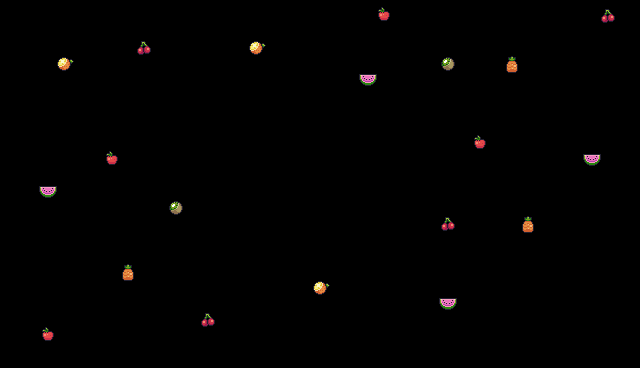

The image is a tile-based game level rendered from a .tmx file. Its description and complete source (layers, tilesets, objects, tile grids) follow:
An orthogonal 40x23 tile map with 16x16 px tiles, 1 tile layer (Tile Layer 1), 10 tilesets and 8 objects (Restart, LifeCharacter, Score, Lives, GameOver, ...).

<map version="1.10" tiledversion="1.10.1" orientation="orthogonal" renderorder="right-down" width="40" height="23" tilewidth="16" tileheight="16" infinite="0" nextlayerid="4" nextobjectid="15">
 <tileset firstgid="1" source="Text (White)2 (8x10).tsx" />
 <tileset firstgid="51" source="radish.tsx" />
 <tileset firstgid="57" source="Pineapple.tsx" />
 <tileset firstgid="125" source="Orange.tsx" />
 <tileset firstgid="193" source="coin.tsx" />
 <tileset firstgid="261" source="Cherries.tsx" />
 <tileset firstgid="329" source="Melon.tsx" />
 <tileset firstgid="397" source="Kiwi.tsx" />
 <tileset firstgid="465" source="End (Idle).tsx" />
 <tileset firstgid="466" source="Text (White).tsx" />
 <layer id="1" name="Tile Layer 1" width="40" height="23">
  <data encoding="csv">
0,0,0,0,0,0,0,0,0,0,0,0,0,0,0,0,0,0,0,0,0,0,0,193,194,0,0,0,0,0,0,0,0,0,0,0,0,261,262,0,
0,0,0,0,0,0,0,0,0,0,0,0,0,0,0,0,0,0,0,0,0,0,0,227,228,0,0,0,0,0,0,0,0,0,0,0,0,295,296,0,
0,0,0,0,0,0,0,0,261,262,0,0,0,0,0,125,126,0,0,0,0,0,0,0,0,0,0,0,0,0,0,0,0,0,0,0,0,0,0,0,
0,0,0,125,126,0,0,0,295,296,0,0,0,0,0,159,160,0,0,0,0,0,0,0,0,0,0,397,398,0,0,57,58,0,0,0,0,0,0,0,
0,0,0,159,160,0,0,0,0,0,0,0,0,0,0,0,0,0,0,0,0,0,329,330,0,0,0,431,432,0,0,91,92,0,0,0,0,0,0,0,
0,0,0,0,0,0,0,0,0,0,0,0,0,0,0,0,0,0,0,0,0,0,363,364,0,0,0,0,0,0,0,0,0,0,0,0,0,0,0,0,
0,0,0,0,0,0,0,0,0,0,0,0,0,0,0,0,0,0,0,0,0,0,0,0,0,0,0,0,0,0,0,0,0,0,0,0,0,0,0,0,
0,0,0,0,0,0,0,0,0,0,0,0,0,0,0,0,0,0,0,0,0,0,0,0,0,0,0,0,0,0,0,0,0,0,0,0,0,0,0,0,
0,0,0,0,0,0,0,0,0,0,0,0,0,0,0,0,0,0,0,0,0,0,0,0,0,0,0,0,0,193,194,0,0,0,0,0,0,0,0,0,
0,0,0,0,0,0,193,194,0,0,0,0,0,0,0,0,0,0,0,0,0,0,0,0,0,0,0,0,0,227,228,0,0,0,0,0,329,330,0,0,
0,0,0,0,0,0,227,228,0,0,0,0,0,0,0,0,0,0,0,0,0,0,0,0,0,0,0,0,0,0,0,0,0,0,0,0,363,364,0,0,
0,0,329,330,0,0,0,0,0,0,0,0,0,0,0,0,0,0,0,0,0,0,0,0,0,0,0,0,0,0,0,0,0,0,0,0,0,0,0,0,
0,0,363,364,0,0,0,0,0,0,397,398,0,0,0,0,0,0,0,0,0,0,0,0,0,0,0,0,0,0,0,0,0,0,0,0,0,0,0,0,
0,0,0,0,0,0,0,0,0,0,431,432,0,0,0,0,0,0,0,0,0,0,0,0,0,0,0,261,262,0,0,0,57,58,0,0,0,0,0,0,
0,0,0,0,0,0,0,0,0,0,0,0,0,0,0,0,0,0,0,0,0,0,0,0,0,0,0,295,296,0,0,0,91,92,0,0,0,0,0,0,
0,0,0,0,0,0,0,0,0,0,0,0,0,0,578,0,0,0,0,0,0,0,0,0,0,0,0,0,0,0,0,0,0,0,0,0,0,0,0,0,
0,0,0,0,0,0,0,57,58,0,0,0,0,0,0,0,0,0,0,0,0,0,0,0,0,0,0,0,0,0,0,0,0,0,0,0,0,0,0,0,
0,0,0,0,0,0,0,91,92,0,0,0,0,0,0,0,0,0,0,125,126,0,0,0,0,0,0,0,0,0,0,0,0,0,0,0,0,0,0,0,
0,0,0,0,0,0,0,0,0,0,0,0,0,0,0,0,0,0,0,159,160,0,0,0,0,0,0,329,330,0,0,0,0,0,0,0,0,0,0,0,
0,0,0,0,0,0,0,0,0,0,0,0,261,262,0,0,0,0,0,0,0,0,0,0,0,0,0,363,364,0,0,0,0,0,0,0,0,0,0,0,
0,0,193,194,0,0,0,0,0,0,0,0,295,296,0,0,0,0,0,0,0,0,0,0,0,0,0,0,0,0,0,0,0,0,0,0,0,0,0,0,
0,0,227,228,0,0,0,0,0,0,0,0,0,0,0,0,0,0,0,0,0,0,0,0,0,0,0,0,0,0,0,0,0,0,0,0,0,0,0,0,
0,0,0,0,0,0,0,0,0,0,0,0,0,0,0,0,0,0,0,0,0,0,0,0,0,0,0,0,0,0,0,0,0,0,0,0,0,0,0,0
</data>
 </layer>
 <objectgroup id="3" name="Spawn">
  <object id="7" type="Restart" x="299.735" y="163" />
  <object id="8" type="LifeCharacter" x="530" y="2" />
  <object id="9" type="Score" x="7.5" y="10" />
  <object id="11" type="Lives" x="578" y="16" />
  <object id="13" type="GameOver" x="310" y="145" />
  <object id="14" type="Credit" x="630" y="343" />
 </objectgroup>
 <objectgroup id="2" name="Traps">
  <object id="1" type="Radish" x="360" y="95">
   <properties>
    <property name="Target" type="object" value="5" />
   </properties>
  </object>
  <object id="5" x="235" y="136.178">
   <point />
  </object>
 </objectgroup>
</map>
